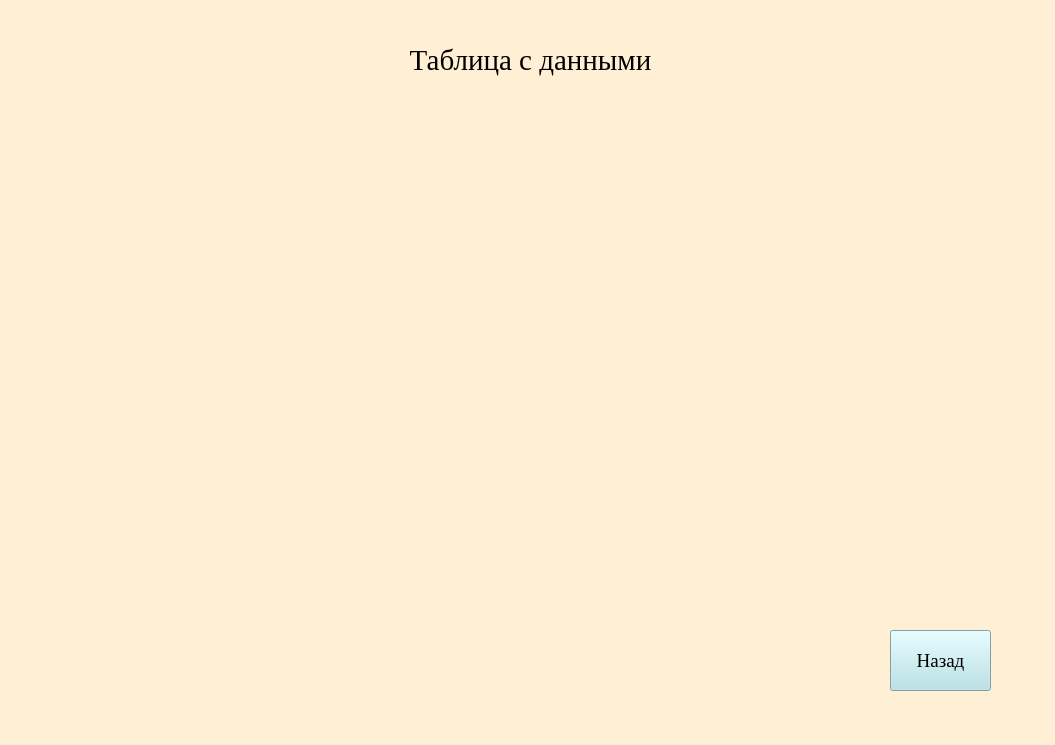
<?xml version="1.0" encoding="UTF-8"?>
<ui version="4.0">
 <class>MainWindow</class>
 <widget class="QMainWindow" name="MainWindow">
  <property name="geometry">
   <rect>
    <x>0</x>
    <y>0</y>
    <width>1055</width>
    <height>745</height>
   </rect>
  </property>
  <property name="windowTitle">
   <string>Таблица с данными</string>
  </property>
  <property name="styleSheet">
   <string notr="true">background-color: rgb(255, 239, 213)</string>
  </property>
  <widget class="QWidget" name="centralwidget">
   <widget class="QPushButton" name="back">
    <property name="geometry">
     <rect>
      <x>890</x>
      <y>630</y>
      <width>101</width>
      <height>61</height>
     </rect>
    </property>
    <property name="font">
     <font>
      <family>Times New Roman</family>
      <pointsize>14</pointsize>
     </font>
    </property>
    <property name="styleSheet">
     <string notr="true">background-color: rgb(176, 224, 230)</string>
    </property>
    <property name="text">
     <string>Назад</string>
    </property>
   </widget>
   <widget class="QLabel" name="label">
    <property name="geometry">
     <rect>
      <x>0</x>
      <y>30</y>
      <width>1061</width>
      <height>61</height>
     </rect>
    </property>
    <property name="font">
     <font>
      <family>Times New Roman</family>
      <pointsize>22</pointsize>
     </font>
    </property>
    <property name="text">
     <string>Таблица с данными</string>
    </property>
    <property name="alignment">
     <set>Qt::AlignCenter</set>
    </property>
   </widget>
  </widget>
 </widget>
 <resources/>
 <connections/>
</ui>
